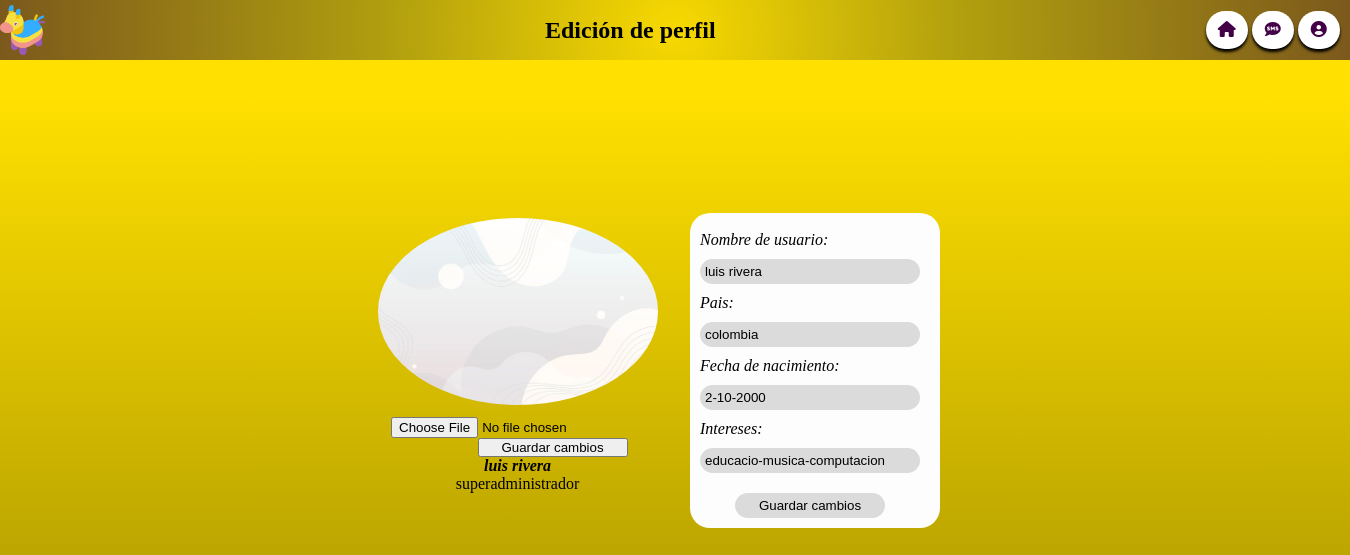
Page /editarperfil (signed in) on the committed database.
### tables this page shows
CREATE TABLE usuariosredsocial (id INTEGER NOT NULL PRIMARY KEY AUTOINCREMENT, nombre VARCHAR NOT NULL, apellido VARCHAR NOT NULL, usuario VARCHAR NOT NULL, fecha_nacimiento VARCHAR NOT NULL, email VARCHAR NOT NULL, password VARCHAR NOT NULL, rol VARCHAR NOT NULL, validacion VARCHAR NOT NULL, codigovalidacion VARCHAR, pais VARCHAR, intereses VARCHAR, fotoperfil VARCHAR, estado VARCHAR, bloqueado VARCHAR);

### main.py (the view, shortened to what this page needs)
@app.route('/editarperfil', methods=['GET', 'POST'])#casi lista-falta actualizar la informacion
@login_required
def editprofile():
    return render_template("editperfil.html",nombre=g.usuario[1]+" "+g.usuario[2],email=g.usuario[5],rol=g.usuario[7],fecha=g.usuario[4],pais=g.usuario[9],intereses=g.usuario[10],foto=g.usuario[11])

### db.py (called while the page is built)
def get_db():
    try:
        if 'db' not in g:
            print('conectada')
            g.db = sqlite3.connect('usuariosred.db')
        return g.db
    except Error:
        print(Error)

### main.py (called while the page is built)
@app.before_request#lista
def cargar_usuario_registrado():
    id_usuario=session.get('id_usuario')
    if id_usuario is None:
        g.usuario=None
    else:
        db=get_db()
        user=db.execute(
            'UPDATE usuariosredsocial SET estado = 1 WHERE  id = ?'
            ,
            (id_usuario,)##modifique aqui
        ).fetchone()
        db.commit()
        g.usuario=get_db().execute(
            'SELECT id,nombre,apellido,usuario,fecha_nacimiento,email,password,rol,validacion,pais,intereses,fotoperfil,estado,bloqueado FROM Usuariosredsocial WHERE id = ? '
            ,      # 0   1       2        3            4          5     6       7     8         9     10       11        12       13
        (id_usuario,)##modifique aqui
        ).fetchone()

def login_required(view):
    @functools.wraps( view ) # toma una función utilizada en un decorador y añadir la funcionalidad de copiar el nombre de la función.
    def wrapped_view(**kwargs):
        if g.usuario is None:
            return redirect( url_for( 'login' ) )
        return view( **kwargs )
    return wrapped_view

### templates/editPerfil.html (shortened to what this page needs)
{% extends './base/base.html' %}
{% block head %}<link rel="stylesheet" href="https://cdnjs.cloudflare.com/ajax/libs/font-awesome/6.0.0-beta2/css/all.min.css">{% endblock head %}
{% block css_path %}{{ url_for('static', filename='css/editPerfil.css') }}{% endblock css_path %}
{% block main_content %}
    <header class="header">
        <img class="logo" src="/static/img/logo.png" alt="Logo" >
        <h2>Edición de perfil</h2>
        <div class="link">
            <a class="button" href="/fronpage">
                <i class="fas fa-home"></i>
            </a>
            <a class="button" href="/send" id="mensajes">
                <i class="fas fa-sms"></i>
            </a>
            <a href="/perfil" class="button" id="perfil"><i class="fas fa-user-circle"></i></a>
        </div>
    </header>
    <div class="contenedorTodo">
        <div class="left">
            <form action="/editarPerfil" method="post" class="form">
                <div class="info">
                <input type="image" class="fotoUser" src="/static/imagenes_usuario/{{foto}}" alt="fotoUser"><br>
                <form action="/cambiarfotoperfil" method="post" name="cambiarfotoperfil" enctype="multipart/form-data">
                    <input type="file" name="archivo" id="archivo" class="input-file" >
                <div class="links">
                    <input type="submit" value="Guardar cambios">
                </div>
                </form>
                    <strong>
                        <a id="name" href="#">{{nombre}}</a>
                        <br>
                    </strong>
                    <label class="user" for="Range">{{rol}} </label>
                    <br>
                </div>
        </div>
        <div class="right">
                <div class="contenedorDetalles">
                <br>
                <label for="nombre">Nombre de usuario:</label>
                <br>
                <input type="text" class="nombre" name="nombre" id="nombre" value="{{nombre}}">
                <br>
                <label for="pais">Pais:</label>
                <br>
                <input type="text" class="pais" name="pais" id="pais" value="{{pais}}">
                <br>
                <label for="fecha">Fecha de nacimiento:</label>
                <br>
                <input type="text" class="fecha" name="fecha" id="fecha" value="{{fecha}}">
                <br>
                <label for="intereses">Intereses:</label>
                <br>
                <input type="text" class="intereses" name="intereses" id="intereses" value="{{intereses}}">
                <br>
                <div class="links">
                    <input type="submit" value="Guardar cambios">
                </div>
            </div>
        </div>
    </div>
{% endblock main_content %}

### static/css/editperfil.css (style rules this page uses)
* { margin: 0%; padding: 0; }
.header { background: rgb(247,217,0); background: radial-gradient(circle, rgba(247,217,0,1) 0%, rgba(179,161,14,1) 41%, rgba(123,89,28,1) 100%, rgba(255,40,0,1) 100%); display: flex; place-items: center; text-align:center; height: 60px; }
.header h2 { position: relative; left: 500px; }
.logo { width:45px; }
.button { background: #ffffff; color: #440046; display: inline-block; position: relative; left: 990px; box-shadow: 0px 3px 3px #000000 ; text-decoration: none; border-radius: 25px; width: 38px; padding: 10px 2px; }
.contenedorTodo { display:grid; grid-template-columns: 1fr 1fr; height: 91vh; }
.left { background: rgb(255,224,0); background: linear-gradient(180deg, rgba(255,224,0,1) 5%, rgba(155,136,0,1) 100%); }
.form { text-align: center; position: relative; top: 150px; left: 180px; }
.form input[type="image"] { border-top-left-radius: 50% 50%; border-top-right-radius: 50% 50%; border-bottom-right-radius: 50% 50%; border-bottom-left-radius: 50% 50%; width: 280px; position: relative; padding: 8px; font-weight: 500; }
.info a { text-decoration: none; color: #000000; font-style: italic; }
.right { background: rgb(255,224,0); background: linear-gradient(180deg, rgba(255,224,0,1) 5%, rgba(155,136,0,1) 100%); }
.contenedorDetalles { width: 250px; border-radius: 20px; background: rgb(253, 253, 253); margin-left: 15px; position: relative; top: 21%; }
.contenedorDetalles input { width: 210px; margin-top: 10px; margin-left: 10px; margin-bottom: 10px; background: rgb(219, 219, 219); border-radius: 15px; outline: none; border:none ; padding: 5px }
.contenedorDetalles label { font-style: italic; font-weight:500; margin-left: 10px; }
.links input { width: 150px; position: relative; left: 35px; cursor: pointer; }

### rows in the picture
usuariosredsocial: rol "superadministrador", pais "colombia", fecha "2-10-2000", intereses "educacio-musica-computacion"

### other values in the picture
{{ nombre }} "luis rivera"
